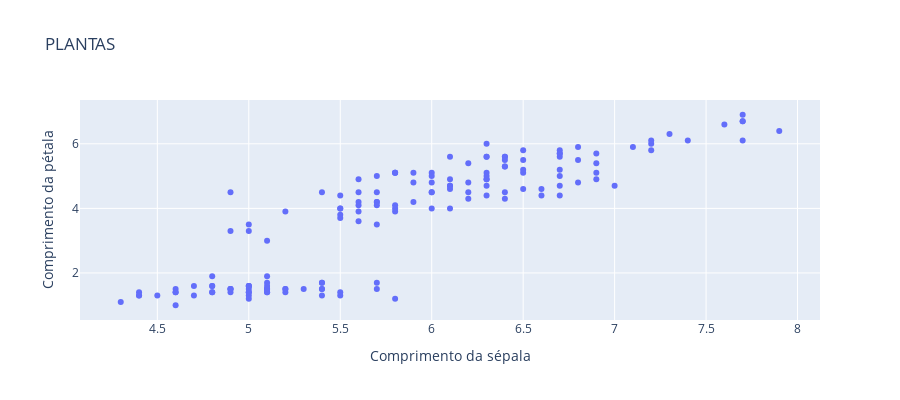

The notebook cell saved with this chart:
### Code cell
px.scatter(df, x='sepal_length', y='petal_length',
           title="PLANTAS",
           labels={'sepal_length': 'Comprimento da sépala',
                   'petal_length': 'Comprimento da pétala'},
           height=400, width=900)

### Figure 1 — Plotly figure (JSON) as saved in the notebook; plotly's stock layout.template omitted (floating-point values rounded to 4 significant figures; data arrays with more than 128 entries replaced by an {"elided": "..."} marker saying what was removed)
{"data": [{"hovertemplate": "Comprimento da sépala=%{x}<br>Comprimento da pétala=%{y}<extra></extra>", "legendgroup": "", "marker": {"color": "#636efa", "symbol": "circle"}, "mode": "markers", "name": "", "orientation": "v", "showlegend": false, "type": "scatter", "x": {"elided": "150 float values"}, "xaxis": "x", "y": {"elided": "150 float values"}, "yaxis": "y"}], "layout": {"height": 400, "legend": {"tracegroupgap": 0}, "title": {"text": "PLANTAS"}, "width": 900, "xaxis": {"anchor": "y", "domain": [0, 1], "title": {"text": "Comprimento da sépala"}}, "yaxis": {"anchor": "x", "domain": [0, 1], "title": {"text": "Comprimento da pétala"}}}}
